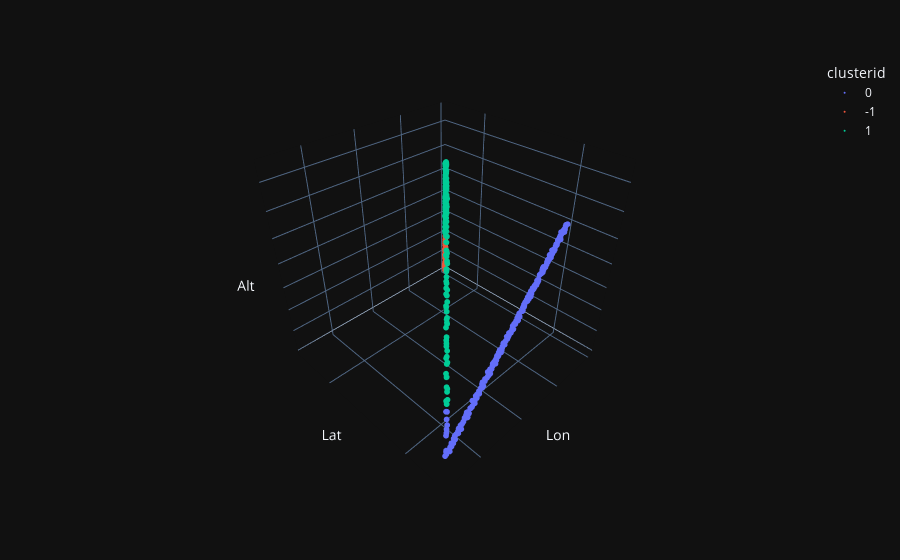

Write notebook code for a chart like this one.
### Code cell
fig = px.scatter_3d(plots, x='Lon', y='Lat', z='Alt', color='clusterid', hover_name='TimeStamp', template='plotly_dark', labels=None)
fig = fig.update_traces(marker={'size': 2}).update_scenes(xaxis_showticklabels=False, yaxis_showticklabels=False, zaxis_showticklabels=False)
fig.show()

### Figure 1 — Plotly figure (JSON) as saved in the notebook; plotly's stock layout.template omitted (floating-point values rounded to 4 significant figures; data arrays with more than 128 entries replaced by an {"elided": "..."} marker saying what was removed)
{"data": [{"hovertemplate": "<b>%{hovertext}</b><br><br>clusterid=0<br>Lon=%{x}<br>Lat=%{y}<br>Alt=%{z}<extra></extra>", "hovertext": {"elided": "207 str values"}, "legendgroup": "0", "marker": {"color": "#636efa", "size": 2, "symbol": "circle"}, "mode": "markers", "name": "0", "scene": "scene", "showlegend": true, "type": "scatter3d", "x": {"elided": "207 float values"}, "y": {"elided": "207 float values"}, "z": {"elided": "207 float values"}}, {"hovertemplate": "<b>%{hovertext}</b><br><br>clusterid=-1<br>Lon=%{x}<br>Lat=%{y}<br>Alt=%{z}<extra></extra>", "hovertext": ["21/12/2022 16:38:11", "21/12/2022 16:38:21", "21/12/2022 16:38:31", "21/12/2022 16:38:41", "21/12/2022 16:38:51", "21/12/2022 16:39:01", "21/12/2022 16:39:11", "21/12/2022 16:39:21", "21/12/2022 16:39:31", "21/12/2022 16:39:41", "21/12/2022 16:39:51", "21/12/2022 16:40:01", "21/12/2022 16:40:11", "21/12/2022 16:40:21", "21/12/2022 16:40:31", "21/12/2022 16:40:41", "21/12/2022 16:40:51", "21/12/2022 16:41:01", "21/12/2022 16:41:11", "21/12/2022 16:41:21"], "legendgroup": "-1", "marker": {"color": "#EF553B", "size": 2, "symbol": "circle"}, "mode": "markers", "name": "-1", "scene": "scene", "showlegend": true, "type": "scatter3d", "x": [34.0, 34.0, 34.0, 34.0, 34.0, 34.0, 34.0, 34.0, 34.0, 34.0, 34.0, 34.0, 34.0, 34.0, 34.0, 34.0, 34.0, 34.0, 34.0, 34.0], "y": [31.93, 31.93, 31.93, 31.93, 31.93, 31.93, 31.93, 31.93, 31.93, 31.93, 31.93, 31.93, 31.93, 31.93, 31.93, 31.93, 31.94, 31.94, 31.94, 31.94], "z": [2.986, 32.62, 62.34, 91.56, 120.1, 148.1, 176.9, 205.0, 232.2, 260.0, 284.9, 311.8, 337.6, 364.0, 392.8, 414.6, 441.2, 468.6, 490.0, 517.7]}, {"hovertemplate": "<b>%{hovertext}</b><br><br>clusterid=1<br>Lon=%{x}<br>Lat=%{y}<br>Alt=%{z}<extra></extra>", "hovertext": {"elided": "165 str values"}, "legendgroup": "1", "marker": {"color": "#00cc96", "size": 2, "symbol": "circle"}, "mode": "markers", "name": "1", "scene": "scene", "showlegend": true, "type": "scatter3d", "x": {"elided": "165 float values"}, "y": {"elided": "165 float values"}, "z": {"elided": "165 float values"}}], "layout": {"legend": {"title": {"text": "clusterid"}, "tracegroupgap": 0}, "margin": {"t": 60}, "scene": {"domain": {"x": [0, 1], "y": [0, 1]}, "xaxis": {"showticklabels": false, "title": {"text": "Lon"}}, "yaxis": {"showticklabels": false, "title": {"text": "Lat"}}, "zaxis": {"showticklabels": false, "title": {"text": "Alt"}}}}}
